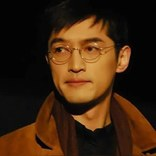
#> input picture archive-projects/项目：开发信2026-09-15-14-09-34/project3/archive/assets/pic-156.jpg, 156 x 156 px
$ python -i 03_analyze.py   (imports and definitions only)
#> lines starting #> are read from the running program, lines starting #| are printed output that depends on the picture
#!/usr/bin/env python3
"""Stage 2b - deterministic pixel measurement of the reference thumbnails.

Deliberately uses only Pillow (no numpy / sklearn / cv2). Palette extraction
uses Pillow's built-in MEDIANCUT quantiser rather than k-means: k-means
averages photographic colour into mud, which is exactly the wrong answer for
"what are the signature colours of this channel".

Outputs pixel_stats.json containing per-image measurements plus a
view-weighted aggregate. The numbers here are precise anchors (exact hex,
coverage %) - the qualitative style read happens in Stage 3.

Usage:
    python 03_analyze.py <channel-dir-or-slug>
"""
from __future__ import annotations

import argparse
import math
from pathlib import Path

from PIL import Image, ImageStat

from _common import read_json, resolve_channel_dir, write_json

ANALYSIS_WIDTH = 512
PALETTE_COLORS = 12
GRID = 4
ACCENT_SAT_FLOOR = 191  # 0.75 * 255


# --------------------------------------------------------------------------- #
# colour helpers
# --------------------------------------------------------------------------- #
def to_hex(rgb) -> str:
    r, g, b = (max(0, min(255, int(round(c)))) for c in rgb[:3])
    return f"#{r:02X}{g:02X}{b:02X}"


def hex_to_rgb(value: str) -> tuple[int, int, int]:
    v = value.lstrip("#")
    return tuple(int(v[i : i + 2], 16) for i in (0, 2, 4))  # type: ignore[return-value]


def rgb_distance(a, b) -> float:
    return math.sqrt(sum((x - y) ** 2 for x, y in zip(a[:3], b[:3])))


def delta_e76(lab_a, lab_b) -> float:
    return math.sqrt(sum((x - y) ** 2 for x, y in zip(lab_a[:3], lab_b[:3])))


def describe_colour(rgb) -> str:
    """Human-meaningful label for a colour, saturation- and lightness-aware.

    Low-saturation colours get a lightness label instead of a misleading hue
    name (a muted brown should not be called "red").
    """
    r, g, b = (max(0, min(255, int(round(c)))) for c in rgb[:3])
    h, s, v = Image.new("RGB", (1, 1), (r, g, b)).convert("HSV").getpixel((0, 0))
    sat, val = s / 255, v / 255

    if sat < 0.15:
        for limit, name in (
            (0.18, "near-black"), (0.40, "dark-neutral"), (0.70, "mid-neutral"),
            (0.90, "light-neutral"), (1.01, "near-white"),
        ):
            if val < limit:
                return name
        return "near-white"

    base = hue_name(h, s)
    if sat < 0.35:
        return f"muted-{base}"
    if val < 0.35:
        return f"deep-{base}"
    if val > 0.88 and sat < 0.6:
        return f"pale-{base}"
    return base


def hue_name(h: int, sat: int = 255) -> str:
    """Pillow HSV hue is 0-255; map to a coarse bucket name."""
    deg = h * 360 / 256
    for limit, name in (
        (15, "red"), (45, "orange"), (70, "yellow"), (105, "yellow-green"),
        (150, "green"), (180, "cyan"), (210, "azure"), (260, "blue"),
        (290, "violet"), (330, "magenta"), (360, "red"),
    ):
        if deg < limit:
            return name
    return "red"


def pixels(img: Image.Image) -> list:
    """Pillow >= 12 deprecates getdata(); support both spellings."""
    fn = getattr(img, "get_flattened_data", None)
    return list(fn() if fn else img.getdata())


# --------------------------------------------------------------------------- #
# per-image analysis
# --------------------------------------------------------------------------- #
def extract_palette(img: Image.Image) -> list[dict]:
    q = img.quantize(colors=PALETTE_COLORS, method=Image.Quantize.MEDIANCUT)
    palette = q.getpalette() or []
    counts = q.getcolors() or []
    total = sum(c for c, _ in counts) or 1

    out = []
    for count, idx in sorted(counts, reverse=True):
        rgb = tuple(palette[idx * 3 : idx * 3 + 3])
        if len(rgb) < 3:
            continue
        hsv = Image.new("RGB", (1, 1), rgb).convert("HSV").getpixel((0, 0))
        out.append(
            {
                "hex": to_hex(rgb),
                "rgb": list(rgb),
                "coverage_pct": round(100 * count / total, 2),
                "hue": describe_colour(rgb),
                "sat": round(hsv[1] / 255, 3),
                "val": round(hsv[2] / 255, 3),
            }
        )
    return out


def analyze_image(path: Path) -> dict:
    with Image.open(path) as im:
#> im is the input picture: PIL image 156x156 RGB; mean R, G, B 61.4, 36.2, 15.4
        im.load()
        orig_w, orig_h = im.size
#> orig_w = 156; orig_h = 156
        img = im.convert("RGB")

    small = img.resize(
        (ANALYSIS_WIDTH, max(1, round(ANALYSIS_WIDTH * orig_h / orig_w))),
        Image.LANCZOS,
    )
    rgb_data = pixels(small)
#> rgb_data = 262144 items
    hsv_data = pixels(small.convert("HSV"))
#> in pixels (call 2), `fn = getattr(img, "get_flattened_data", None)`: img: PIL image 512x512 HSV; mean H, S, V 25.5, 121.1, 61.7
#> hsv_data = 262144 items
    n = len(rgb_data)
#> n = 262144

    # ---- saturation / value statistics -----------------------------------
    sat_mean = sum(s for _, s, _ in hsv_data) / n
#> sat_mean = 121.1
    val_mean = sum(v for _, _, v in hsv_data) / n
#> val_mean = 61.68
    pct_high_sat = 100 * sum(1 for _, s, _ in hsv_data if s > 178) / n
#> pct_high_sat = 39.94

    # ---- accent colours: small-area high saturation -----------------------
    # Taking the mean of ALL high-saturation pixels blends red props + blue sky +
    # yellow type into mud. Bucket them by hue instead and report each cluster.
    hue_buckets: dict[int, list] = {}
    for rgb, (h, s, _) in zip(rgb_data, hsv_data):
        if s >= ACCENT_SAT_FLOOR:
            hue_buckets.setdefault(h * 12 // 256, []).append(rgb)
#> after the loop, hue_buckets = 12 items

    if not hue_buckets:  # very flat image - fall back to the most saturated 1%
        ranked = sorted(range(n), key=lambda i: hsv_data[i][1], reverse=True)
        hue_buckets = {0: [rgb_data[i] for i in ranked[: max(1, n // 100)]]}

    accents = []
    for _, px in sorted(hue_buckets.items(), key=lambda kv: len(kv[1]), reverse=True)[:3]:
        mean_rgb = tuple(sum(c[i] for c in px) / len(px) for i in range(3))
        hsv = (
            Image.new("RGB", (1, 1), tuple(int(round(c)) for c in mean_rgb))
            .convert("HSV")
            .getpixel((0, 0))
        )
        accents.append(
            {
                "hex": to_hex(mean_rgb),
                "coverage_pct": round(100 * len(px) / n, 2),
                "hue": describe_colour(mean_rgb),
                "sat": round(hsv[1] / 255, 3),
                "val": round(hsv[2] / 255, 3),
            }
        )
#> this loop made 3 passes
#> (mean_rgb, h in describe_colour, s in describe_colour, v in describe_colour, sat in describe_colour) on passes 1 to 3: ((101.9, 49.23, 11.61), 17, 225, 102, 0.882), ((98.63, 61.82, 18.32), 23, 208, 99, 0.816), ((0.895, 5.48, 7.82), 145, 223, 8, 0.875)
#> after the loop, accents = 3 items
    accent = accents[0]
#> accent = {'hex': '#66310C', 'coverage_pct': 29.77, 'hue': 'orange', 'sat': 0.882, 'val': 0.4}

    # ---- colorfulness (Hasler & Suesstrunk 2003) -------------------------
    sum_rg = sum_yb = sum_rg2 = sum_yb2 = 0.0
    for r, g, b in rgb_data:
        rg = r - g
        yb = 0.5 * (r + g) - b
        sum_rg += rg
        sum_yb += yb
        sum_rg2 += rg * rg
        sum_yb2 += yb * yb
#> after the loop, sum_rg = 6606310; sum_rg2 = 392047414; sum_yb = 8738503; sum_yb2 = 721923187.5
    mean_rg, mean_yb = sum_rg / n, sum_yb / n
#> mean_rg = 25.2; mean_yb = 33.33
    var_rg = max(0.0, sum_rg2 / n - mean_rg**2)
#> var_rg = 860.4
    var_yb = max(0.0, sum_yb2 / n - mean_yb**2)
#> var_yb = 1642.7
    colorfulness = round(
        math.sqrt(var_rg + var_yb) + 0.3 * math.sqrt(mean_rg**2 + mean_yb**2), 2
    )
#> colorfulness = 62.57

    # ---- luminance contrast: centre vs border ----------------------------
    luma = small.convert("L")
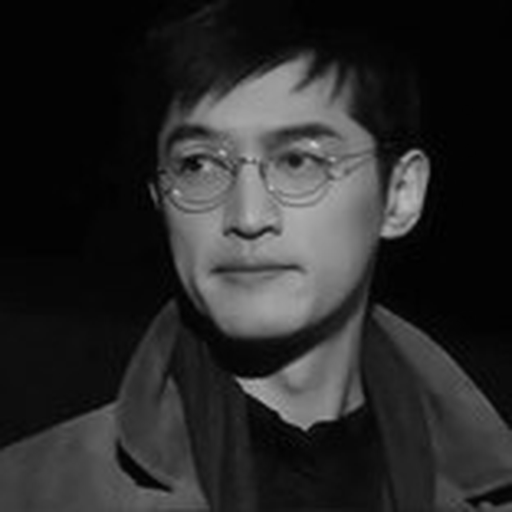
#> luma: PIL image 512x512 L; min 0, max 205, mean 41.4
    w, h = small.size
#> w = 512; h = 512
    bw, bh = max(1, int(w * 0.08)), max(1, int(h * 0.08))
#> bw = 40; bh = 40
    border_boxes = [
        (0, 0, w, bh),
        (0, h - bh, w, h),
        (0, bh, bw, h - bh),
        (w - bw, bh, w, h - bh),
    ]
    border_luma = sum(
        ImageStat.Stat(luma.crop(b)).mean[0] for b in border_boxes
    ) / len(border_boxes)
#> border_luma = 18.99
    cx0, cy0 = int(w * 0.25), int(h * 0.25)
#> cx0 = 128; cy0 = 128
    centre_box = (cx0, cy0, w - cx0, h - cy0)
#> centre_box = (128, 128, 384, 384)
    centre_luma = ImageStat.Stat(luma.crop(centre_box)).mean[0]
#> centre_luma = 82.08
    global_luma_std = ImageStat.Stat(luma).stddev[0]
#> global_luma_std = 47.33

    # ---- LAB delta-E between centre and border ---------------------------
    lab = small.convert("LAB")
#> lab: PIL image 512x512 LAB; mean of channels 0, 1, 2 44.4, 20.6, 27.4
    lab_b = [ImageStat.Stat(lab.crop(b)).mean for b in border_boxes]
#> lab_b = [[3.85, 128, 128.2], [51.13, 145, 151.2], [9.59, 129.8, 130.6], [14.45, 132.5, 133.9]]
    lab_b_mean = [sum(p[i] for p in lab_b) / len(lab_b) for i in range(3)]
#> lab_b_mean = [19.76, 133.8, 136]
    subject_bg_delta_e = round(
        delta_e76(ImageStat.Stat(lab.crop(centre_box)).mean, lab_b_mean), 1
    )
#> subject_bg_delta_e = 74.6

    # ---- 4x4 grid: where is the visual mass? -----------------------------
    cells = []
    cw, chh = w // GRID, h // GRID
#> cw = 128; chh = 128
    for gy in range(GRID):
        row = []
        for gx in range(GRID):
            box = (gx * cw, gy * chh, (gx + 1) * cw, (gy + 1) * chh)
            cell_luma = luma.crop(box)
            cell_rgb = small.crop(box)
            st_l = ImageStat.Stat(cell_luma)
            st_h = ImageStat.Stat(cell_rgb.convert("HSV"))
            row.append(
                {
                    "luma_mean": round(st_l.mean[0], 1),
                    "luma_std": round(st_l.stddev[0], 1),
                    "sat_mean": round(st_h.mean[1], 1),
                    "val_mean": round(st_h.mean[2], 1),
                    "rgb_mean": [round(v) for v in ImageStat.Stat(cell_rgb).mean],
                }
            )
        cells.append(row)
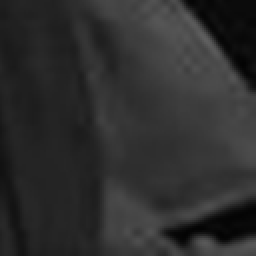
#> cell_luma: PIL image 128x128 L (shown 2 times larger); min 3, max 95, mean 45.9
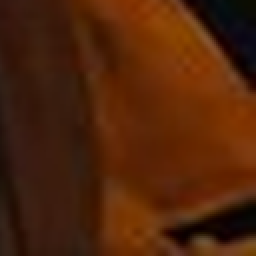
#> cell_rgb: PIL image 128x128 RGB (shown 2 times larger); mean R, G, B 79.7, 35.7, 9.6
#> after the loop, cells = 4 items

    flat_cells = [
        (gx, gy)
        for gy in range(GRID)
        for gx in range(GRID)
        if cells[gy][gx]["luma_std"] < 22 and cells[gy][gx]["sat_mean"] < 70
    ]
#> flat_cells = [(0, 0), (3, 0), (0, 1), (0, 2)]

    def centroid(score_fn) -> dict:
        scores = [
            (gx, gy, score_fn(cells[gy][gx]))
            for gy in range(GRID)
            for gx in range(GRID)
        ]
        total = sum(s for _, _, s in scores) or 1
        return {
            "x_pct": round(100 * sum(gx * s for gx, _, s in scores) / total / (GRID - 1), 1),
            "y_pct": round(100 * sum(gy * s for _, gy, s in scores) / total / (GRID - 1), 1),
        }

    return {
        "path": str(path),
        "original_size": [orig_w, orig_h],
        "aspect_ratio": round(orig_w / orig_h, 4),
        "palette": extract_palette(img),
        "accent": accent,
        "accents": accents,
        "stats": {
            "sat_mean": round(sat_mean / 255, 3),
            "val_mean": round(val_mean / 255, 3),
            "pct_pixels_high_sat": round(pct_high_sat, 2),
            "colorfulness": colorfulness,
            "border_luma": round(border_luma, 1),
            "centre_luma": round(centre_luma, 1),
            "global_luma_std": round(global_luma_std, 1),
            "subject_bg_delta_e": subject_bg_delta_e,
            "contrast_ratio": round(
                (max(centre_luma, border_luma) + 5) / (min(centre_luma, border_luma) + 5), 2
            ),
        },
        "grid": cells,
        "grid_summary": {
            "flat_cell_ratio": round(len(flat_cells) / (GRID * GRID), 3),
            "flat_cells": [{"col": c, "row": r} for c, r in flat_cells],
            "bright_mass_centroid": centroid(lambda c: c["luma_mean"]),
            "saturated_mass_centroid": centroid(lambda c: c["sat_mean"]),
            "negative_space_pct": round(
                100
                * sum(
                    1
                    for gy in range(GRID)
                    for gx in range(GRID)
                    if cells[gy][gx]["luma_std"] < 20 and cells[gy][gx]["sat_mean"] < 60
                )
                / (GRID * GRID),
                1,
            ),
        },
    }
#> in extract_palette, `q = img.quantize(colors=PALETTE_COLORS, method=Image.Quantize.MEDIANCUT)`:
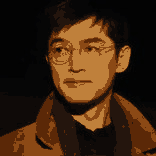
#> q: PIL image 156x156 P; mean R, G, B 59.3, 35.3, 15.2
#> in extract_palette, `palette = q.getpalette() or []`: palette = 36 values, max 191 at index 0, min 1 at index 32, mean 25.67
#> in extract_palette, `counts = q.getcolors() or []`: counts = [(3248, 0), (2791, 1), (2723, 2), (2735, 3), (3500, 4), (3065, 5), (147, 6), (446, 7), (5219, 8), (103, 9), (199, 10), (160, 11)]
#> in extract_palette, `total = sum(c for c, _ in counts) or 1`: total = 24336
#> the loop in extract_palette, `for count, idx in sorted(counts, reverse=True):` made 12 passes
#> (count, idx, h in describe_colour, s in describe_colour, v in describe_colour) on passes 2, 3, 5, 6, 7, 8, 9, 11, 12: (3500, 4, 12, 119, 15), (3248, 0, 22, 176, 191), (2791, 1, 18, 216, 139), (2735, 3, 14, 162, 36), (2723, 2, 16, 235, 91), (446, 7, 170, 102, 5), (199, 10, 63, 170, 3), (147, 6, 127, 153, 5), (103, 9, 155, 153, 5)
#> (count, idx, h in describe_colour, s in describe_colour, v in describe_colour) on passes 1, 4, 10: (5219, 8, 0, 0, 3), (3065, 5, 0, 0, 6), (160, 11, 0, 0, 2)
#> after the loop in extract_palette, `for count, idx in sorted(counts, reverse=True):`: out = 12 items
#> in centroid, `scores = [ (gx, gy, score_fn(cells[gy][gx])) for gy in range(GRID) for..`: scores = [(0, 0, 3.1), (1, 0, 33.9), (2, 0, 51.6), (3, 0, 4.1), (0, 1, 3.6), (1, 1, 78.9), (2, 1, 118.2), (3, 1, 26.7), (0, 2, 10.3), (1, 2, 47.5), (2, 2, 83.8), (3, 2, 18.4), (0, 3, 51.8), (1, 3, 47.1), (2, 3, 37.3), (3, 3, 45.9)]
#> in centroid, `total = sum(s for _, _, s in scores) or 1`: total = 662.2


# --------------------------------------------------------------------------- #
# aggregation
# --------------------------------------------------------------------------- #
# [48 lines left out: function merge_palettes, not called in this run]


def weighted_mean(pairs: list[tuple[float, float]]) -> float:
    total = sum(w for w, _ in pairs) or 1
    return round(sum(w * v for w, v in pairs) / total, 3)


# [145 lines left out: function main, not called in this run]


# [2 lines not run here, left out]

>>> result = analyze_image('../../../archive-projects/项目：开发信2026-09-15-14-09-34/project3/archive/assets/pic-156.jpg')
#> result = 9 items
